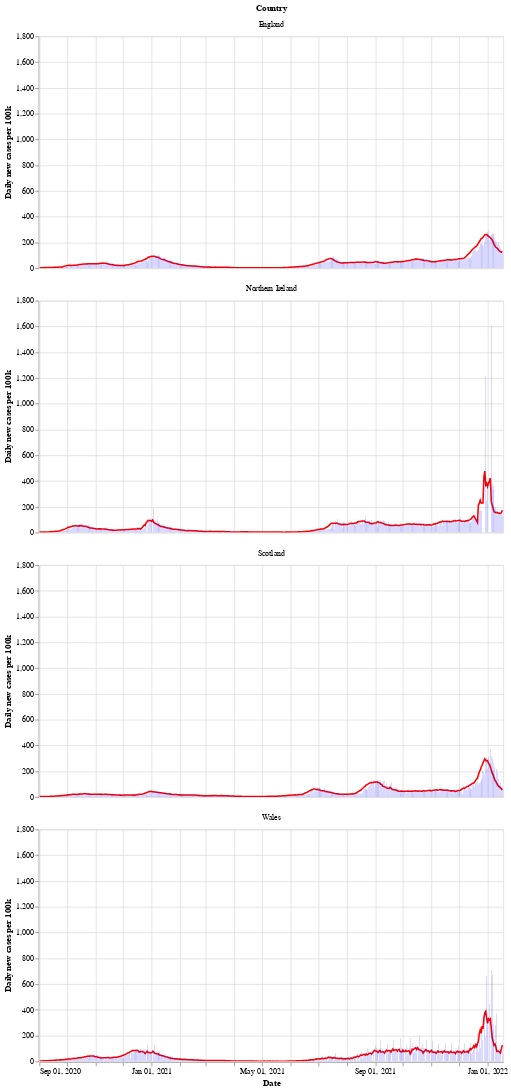

The notebook cell this image was saved under:
### Markdown cell above
Next is a bar chart of the number of new cases in each country (per 100k population), with the 7 day moving average of cases. Again we see that Wales saw a longer period of raising and falling cases compared to the other countries.

After a period of cases falling, each nation is now seeing a rise in the number of cases - especially in Wales.

### Code cell
# collapse
bars = alt.Chart(uk_cases).mark_bar().encode(
    x=alt.X("yearmonthdate(date):T", axis=alt.Axis(title='Date')),
    y=alt.Y("newCasesRate:Q", axis=alt.Axis(title='Daily new cases per 100k')),
    tooltip='newCasesRate',
    color=alt.condition(
        alt.datum.dailyChange > 0,
        alt.value("orange"),  # The positive color
        alt.value("blue")  # The negative color
    )
).properties(title='New cases per 100k population with rolling 7 day average', width=600).interactive()
line = alt.Chart(uk_cases).mark_line(
    color='red',
    size=2,
).transform_window(
    rolling_mean='mean(newCasesRate)',
    frame=[0, 7],
    groupby=['areaName']
).encode(
    x='yearmonthdate(date):T',
    y='rolling_mean:Q'
)
alt.layer(line, bars, data=uk_cases).facet(alt.Row('areaName', title='Country'), columns=1)

### Figure 1 — Vega-Lite specification as saved in the notebook (floating-point values rounded to 4 significant figures; data arrays with more than 128 entries replaced by an {"elided": "..."} marker saying what was removed)
{"config": {"view": {"continuousWidth": 400, "continuousHeight": 300}}, "data": {"name": "data-d4ec6ea1273670277254a2fea7a33698"}, "facet": {"type": "nominal", "field": "areaName", "title": "Country"}, "spec": {"layer": [{"mark": {"type": "line", "color": "red", "size": 2}, "encoding": {"x": {"type": "temporal", "field": "date", "timeUnit": "yearmonthdate"}, "y": {"type": "quantitative", "field": "rolling_mean"}}, "transform": [{"window": [{"op": "mean", "field": "newCasesRate", "as": "rolling_mean"}], "frame": [0, 7], "groupby": ["areaName"]}]}, {"mark": "bar", "encoding": {"color": {"condition": {"value": "orange", "test": "(datum.dailyChange > 0)"}, "value": "blue"}, "tooltip": {"type": "quantitative", "field": "newCasesRate"}, "x": {"type": "temporal", "axis": {"title": "Date"}, "field": "date", "timeUnit": "yearmonthdate"}, "y": {"type": "quantitative", "axis": {"title": "Daily new cases per 100k"}, "field": "newCasesRate"}}, "selection": {"selector002": {"type": "interval", "bind": "scales", "encodings": ["x", "y"]}}, "title": "New cases per 100k population with rolling 7 day average", "width": 600}]}, "columns": 1, "$schema": "https://vega.github.io/schema/vega-lite/v4.8.1.json", "datasets": {"data-d4ec6ea1273670277254a2fea7a33698": {"elided": "2016 records"}}}
